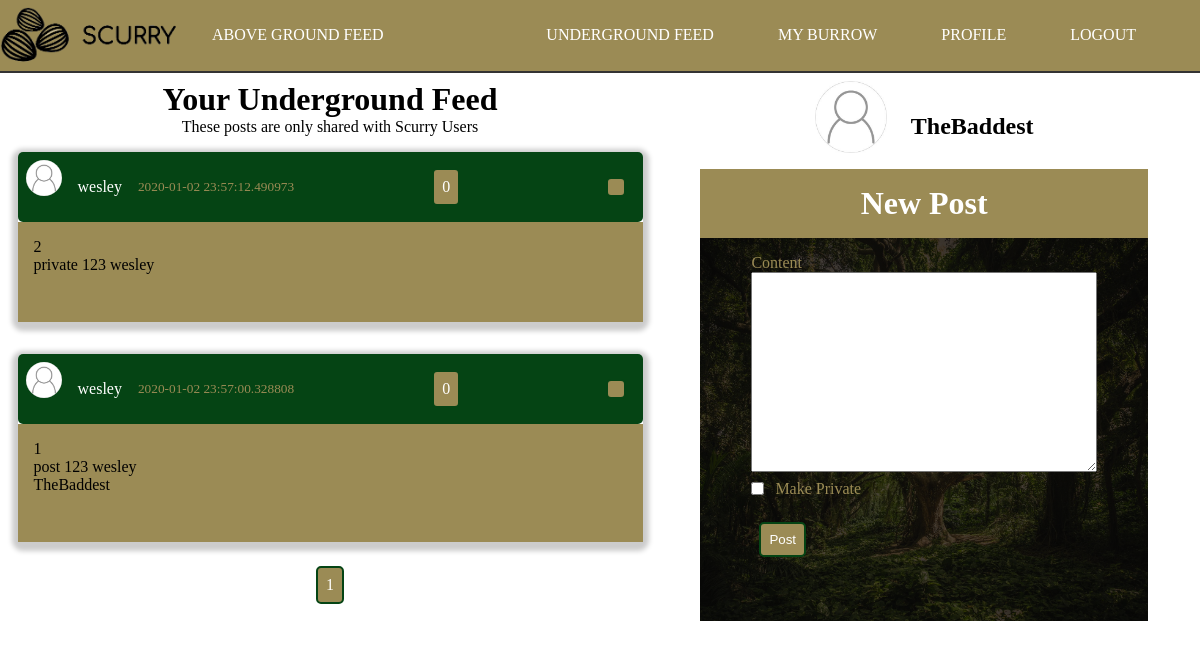
Page /underground (signed in) on the committed database.
### scurry/models.py (models this page shows, shortened)
class Post(db.Model):
    id = db.Column(db.Integer, primary_key=True)
    content = db.Column(db.Text, nullable=False)
    date_posted = db.Column(db.DateTime, nullable=False, default=datetime.utcnow)
    user_id = db.Column(db.Integer, db.ForeignKey('user.id'), nullable=False)
    private = db.Column(db.Boolean, default=False, nullable=False)
    likes = db.relationship('PostLike', backref='post', lazy='dynamic')
    shares = db.relationship('PostShare', foreign_keys='PostShare.shared_post_id', backref='post', lazy='dynamic')

class User(db.Model, UserMixin):
    id = db.Column(db.Integer, primary_key=True)
    username = db.Column(db.String(20), unique=True, nullable=False)
    email = db.Column(db.String(120), unique=True, nullable=False)
    image_file = db.Column(db.String(20), nullable=False, default='noprofile.jpg')
    password = db.Column(db.String(60), nullable=False)
    posts = db.relationship('Post', backref='author', lazy=True)
    followed = db.relationship(
        'User', secondary=followers,
        primaryjoin=(followers.c.follower_id == id),
        secondaryjoin=(followers.c.followed_id == id),
        backref=db.backref('followers', lazy='dynamic'), lazy='dynamic')
    liked = db.relationship(
        'PostLike',
        foreign_keys='PostLike.user_id',
        backref='user', lazy='dynamic')
    shared = db.relationship(
        'PostShare',
        foreign_keys='PostShare.sharer_id',
        backref='sharer', lazy='dynamic')

class PostShare(db.Model):
    __tablename__='post_share'
    id = db.Column(db.Integer, primary_key=True)
    sharer_id = db.Column(db.Integer, db.ForeignKey('user.id'))
    shared_post_id = db.Column(db.Integer, db.ForeignKey('post.id'))

### scurry/posts/routes.py (the view)
@posts.route('/underground', methods=['GET', 'POST'])
@login_required
def underground():
    postForm = PostForm()
    if postForm.validate_on_submit():
        post = Post(private=postForm.private.data, content=postForm.content.data, author=current_user)
        db.session.add(post)
        db.session.commit()
        flash('Post Created!', 'success')
        return redirect(request.referrer)
    page = request.args.get('page', 1, type=int)
    shared_posts = Post.query.filter(Post.shares) #.order_by(Post.date_posted.desc()).paginate(page=page, per_page=5)
    private_posts = Post.query.filter_by(private=True)
    posts = shared_posts.union(private_posts).order_by(Post.date_posted.desc()).paginate(page=page, per_page=5)
    return render_template('underground.html', title="Underground Feed", postForm=postForm, posts=posts)

### scurry/posts/forms.py
class PostForm(FlaskForm):
    content = TextAreaField('Content', validators=[DataRequired()])
    private = BooleanField('Make Private')
    submit = SubmitField('Post')

### scurry/models.py (called while the page is built)
@login_manager.user_loader
def load_user(user_id):
    return User.query.get(int(user_id))

### scurry/templates/underground.html (shortened to what this page needs)
{% extends "layout.html" %}
{% block content %}
    <div class="container" id="home">
        <h1 class="page-header">Your Underground Feed</h1>
        <p class="page-header">These posts are only shared with Scurry Users</p>
        <div class="posts-container">
            {%  for post in posts.items %}
                <article class="article-post shadow">
                    <div class="post-head">
                        <img src="{{ url_for('static', filename='images/' + post.author.image_file) }}" alt="user photo" class="article-img">
                        <div class="post-metadata">
                            <a class="post-author" href="{{ url_for('users.user_posts', username=post.author.username) }}">{{ post.author.username }}</a>
                            <small>{{ post.date_posted }}</small>
                            <p class="btn right">
                                {{ post.likes.count() }}
                            </p>
                            <ion-icon class="btn share-btn right" name="share-alt"></ion-icon>
                        </div>
                    </div>
                    <div class="post-body">
                        {{ post.id }}
                        <p class="post-content">{{ post.content }}</p>
                        {% for share in post.shares %}
                            {{ share.sharer.username }}
                        {% endfor %}
                    </div>
                </article>
            {% endfor %}
            <div class="pagination">
                {% for page_num in posts.iter_pages() %}
                    {% if page_num %}
                        <a class="btn btn-info" href="{{ url_for('main.index', page=page_num) }}">{{ page_num }}</a>
                    {% else %}
                        ...
                    {% endif %}
                {% endfor %}
            </div>
        </div>
    </div>
{% endblock content %}

### scurry/templates/layout.html (shortened to what this page needs)
<!DOCTYPE html>
<html lang="en">
<head>
    <link rel="stylesheet" type="text/css" href="{{ url_for('static', filename='style.css') }}">
</head>
<body>
    <header>
        <nav class="header-nav">
            <div class="header-logo">
                <img src="{{ url_for('static', filename='images/scurry-logo.png') }}" alt="Scurry - A Place for Squirrels" class="logo">
            </div>
            <ul class="nav-list">
                <li class="nav-list-item">
                    <a href="{{ url_for('main.index') }}" class="nav-link">Above Ground Feed</a>
                </li>
            </ul>
            <ul class="nav-list right">
                {% if current_user.is_authenticated %}
                <li class="nav-list-item">
                    <a href="{{ url_for('posts.underground') }}" class="nav-link">Underground Feed</a>
                </li>
                <li class="nav-list-item">
                    <a href="{{ url_for('posts.burrow') }}" class="nav-link">My Burrow</a>
                </li>
                <li class="nav-list-item">
                    <a href="{{ url_for('users.profile') }}" class="nav-link">Profile</a>
                </li>
                <li class="nav-list-item">
                    <a href="{{ url_for('users.logout') }}" class="nav-link">Logout</a>
                </li>
                {% endif %}
            </ul>
        </nav>
    </header>
    <main id="main">
        <div class="content-container" id="main-block">
            {%  block content %}{% endblock %}
        </div>
        <div class="sidebar-container" id="sidebar-block">
        {% if current_user.is_authenticated %}
            <div class="home-sidebar-user-info">
                <img src="{{ url_for('static', filename='images/' + current_user.image_file) }}" alt="user photo" class="sidebar-img">
                <h2>{{ current_user.username }}</h2>
            </div>
            <div class="post-form">
                <form action="" method="POST" class="form">
                    <div class="form-legend">
                        <h1>New Post</h1>
                    </div>
                    <div class="form-well">
                        <div class="form-group">
                            {{ postForm.content.label(class="form-control-label") }}
                            {% if postForm.content.errors %}
                                <div class="invalid-feedback">
                                    {% for error in postForm.content.errors %}
                                        <span>{{ error }}</span>
                                    {% endfor %}
                                </div>
                            {% else %}
                                {{ postForm.content(class="form-control-post-textarea") }}
                            {% endif %}
                        </div>
                        <div class="form-group">
                            {{ postForm.private.label(class="form-control-boolean-label") }}
                            {{ postForm.private(class="form-control-boolean") }}
                        </div>
                        <div class="form-group post-submit">
                            {{ postForm.submit(class="btn")}}
                        </div>
                    </div>
                </form>
            </div>
        {% endif %}
        </div>
    </main>
</body>
</html>

### scurry/static/style.css (style rules this page uses)
*, *::before, *::after { margin: 0; padding: 0; box-sizing: border-box; }
html { --main-color: #054414; --accent-color: #9b8b55; }
body { background-size: cover; }
a { text-decoration: none; color: #ffffff; transition: color .4s ease; }
.container { padding: .5rem; }
.shadow { -webkit-box-shadow: 0px 3px 5px 6px #ccc; -moz-box-shadow: 0px 3px 5px 6px #ccc; box-shadow: 0px 3px 5px 6px #ccc; }
.btn { margin: .5rem; padding: .5rem; background: var(--accent-color); border: 2px solid var(--main-color); border-radius: 5px; color: #fff; cursor: pointer; }
.pagination { display: flex; justify-content: center; align-items: center; }
.header-nav { width: 100vw; border-bottom: 2px solid #333; background: var(--accent-color); display: flex; }
.header-logo > .logo { max-width: 180px; object-fit: contain; }
.nav-list { margin-right: 2rem; list-style: none; display: flex; flex-flow: row nowrap; justify-content: center; align-items: center; }
.nav-list-item { margin: .5rem 2rem; }
.nav-link { text-transform: uppercase; }
.right { margin-left: auto; }
#main-block { grid-area: main; }
#sidebar-block { grid-area: side; }
#main { max-width: 1175px; height: 100%; display: grid; grid-template-areas: 'main main main side side' 'main main main side side' 'main main main side side'; grid-gap: .5rem; }
.content-container { width: 55vw; }
.sidebar-container { width: 40vw; }
.page-header { text-align: center; }
#home { height: 100%; display: flex; flex-direction: column; }
.posts-container { grid-area: main; display: flex; flex-direction: column; justify-content: center; align-items: center; color: #ffffff; }
.article-post { width: 100%; max-width: 625px; margin: 1rem; border-radius: 5px; }
.post-head { padding: .5rem; width: 100%; background: var(--main-color); color: var(--accent-color); display: flex; border-radius: 5px; }
.post-author { color: #ffffff; margin-right: 1rem; }
.post-metadata { margin-left: 1rem; width: 100%; display: flex; justify-content: center; align-items: center; }
.article-img { width: 36px; height: 36px; object-fit: contain; border-radius: 50%; }
.post-body { padding: 1rem; padding-bottom: 3rem; width: 100%; background: var(--accent-color); color: black; position: relative; }
.home-sidebar-user-info { padding-top: .5rem; display: flex; justify-content: center; align-items: center; }
.home-sidebar-user-info > h2 { margin: 1.3rem 0 0 1.5rem; }
.sidebar-img { height: 72px; width: 72px; object-fit: cover; }
.post-form { padding: .5rem; }
.form { margin: auto; padding: .5rem; width: 100%; max-width: 650px; }
.form-legend { padding: 1rem 0; width: 100%; text-align: center; background: var(--accent-color); color: #ffffff; }
.form-well { padding: .5rem .5rem 3rem .5rem; height: 100%; width: 100%; background: linear-gradient( rgba(0,0,0,0.7), rgba(0,0,0,0.7)), url('./images/forest.jpeg') no-repeat center; background-size: cover; }
.form-group { margin: .5rem auto; width: 80%; position: relative; display: flex; flex-direction: column; justify-content: center; align-items: flex-start; color: var(--accent-color); }
.form-control-post-textarea { width: 100%; height: 200px; }
.form-control-boolean-label { margin-left: 1.5rem; }
.form-control-boolean { display: inline; position: absolute; }
.post-submit { margin-top: 1rem; }

### rows in the picture
Post: image_file (picture), author.username "wesley", date_posted "2020-01-02 23:57:12.490973", likes.count "0", id "2", content "private 123 wesley"
Post: image_file (picture), author.username "wesley", date_posted "2020-01-02 23:57:00.328808", likes.count "0", id "1", content "post 123 wesley"
PostShare: sharer.username "TheBaddest"
User: image_file (picture), username "TheBaddest"

### other values in the picture
{{ page_num }} "1"
{{ postForm.content.label(class="form-control-label") }} "Content"
{{ postForm.private.label(class="form-control-boolean-label") }} "Make Private"
